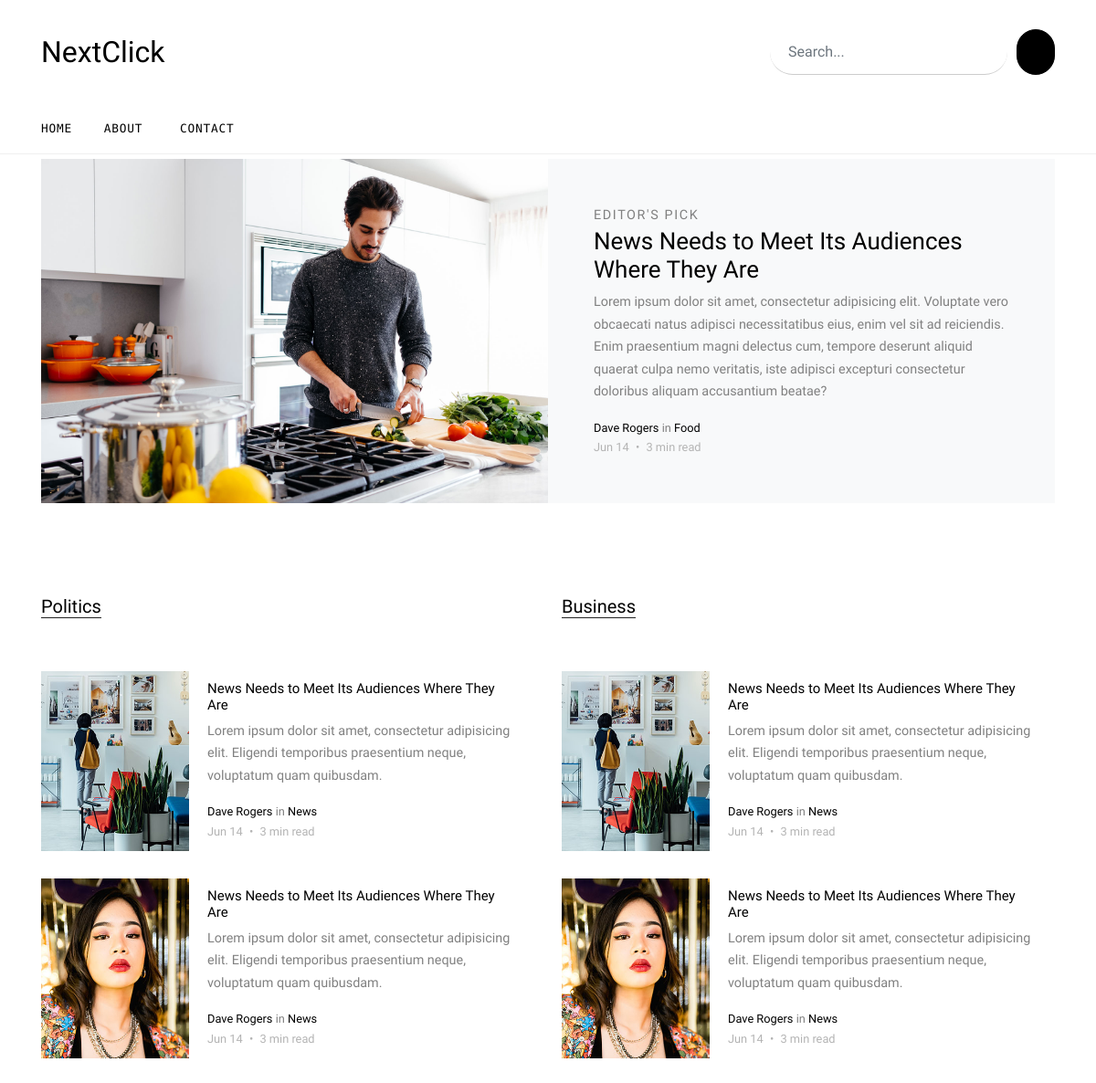
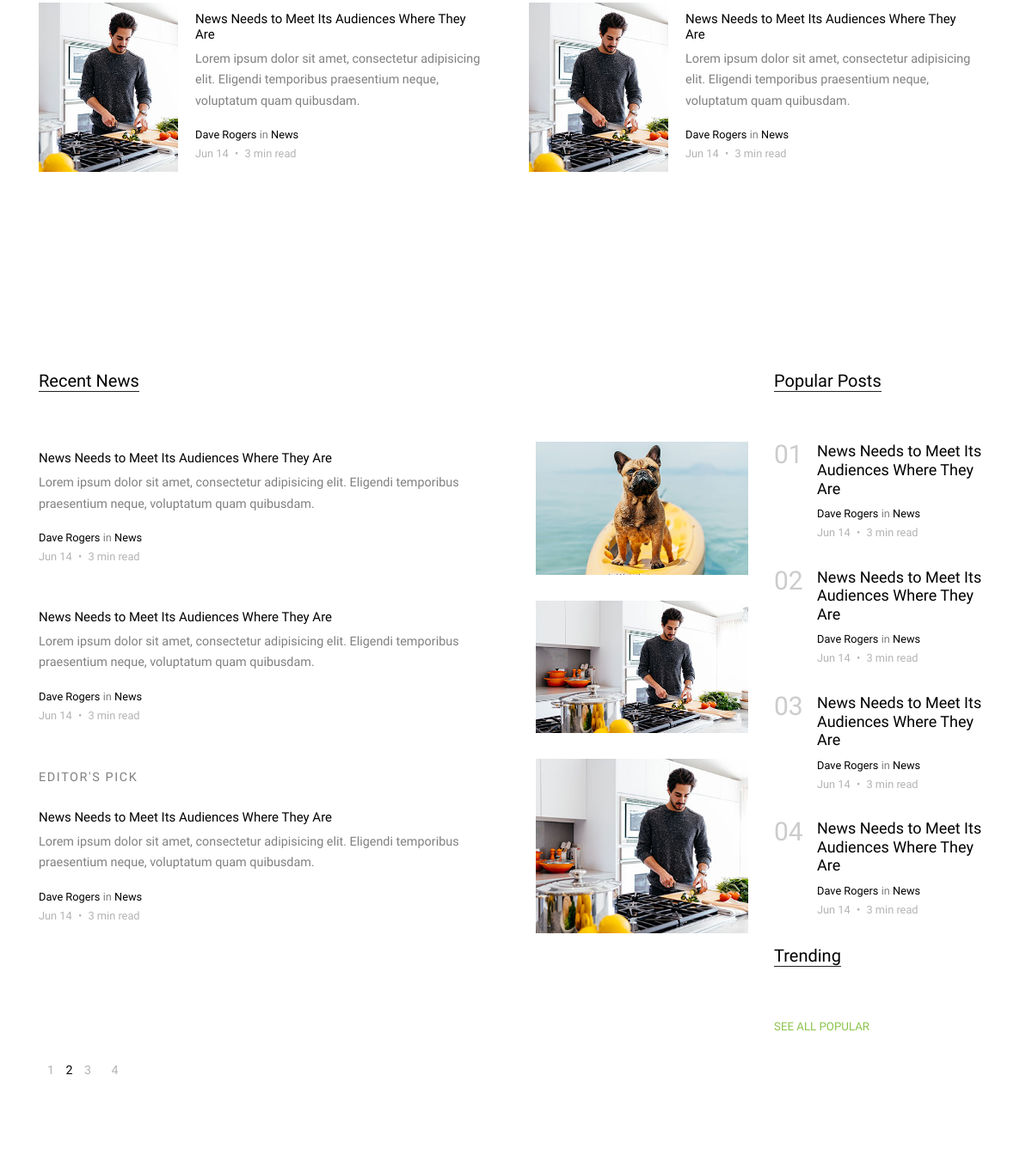
/ (upper part), run on an earlier commit of the app's database (2 pictures, top to bottom).
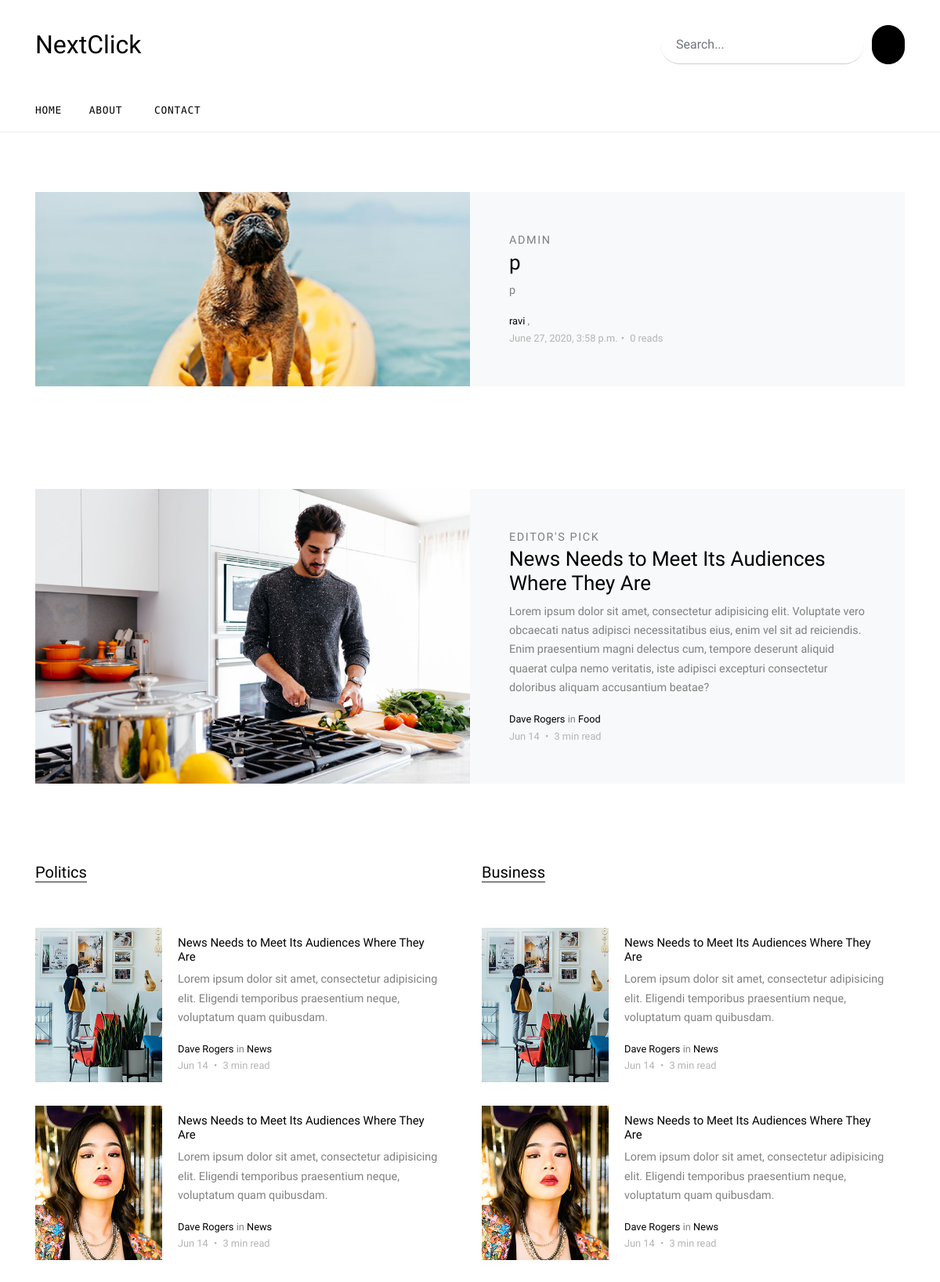
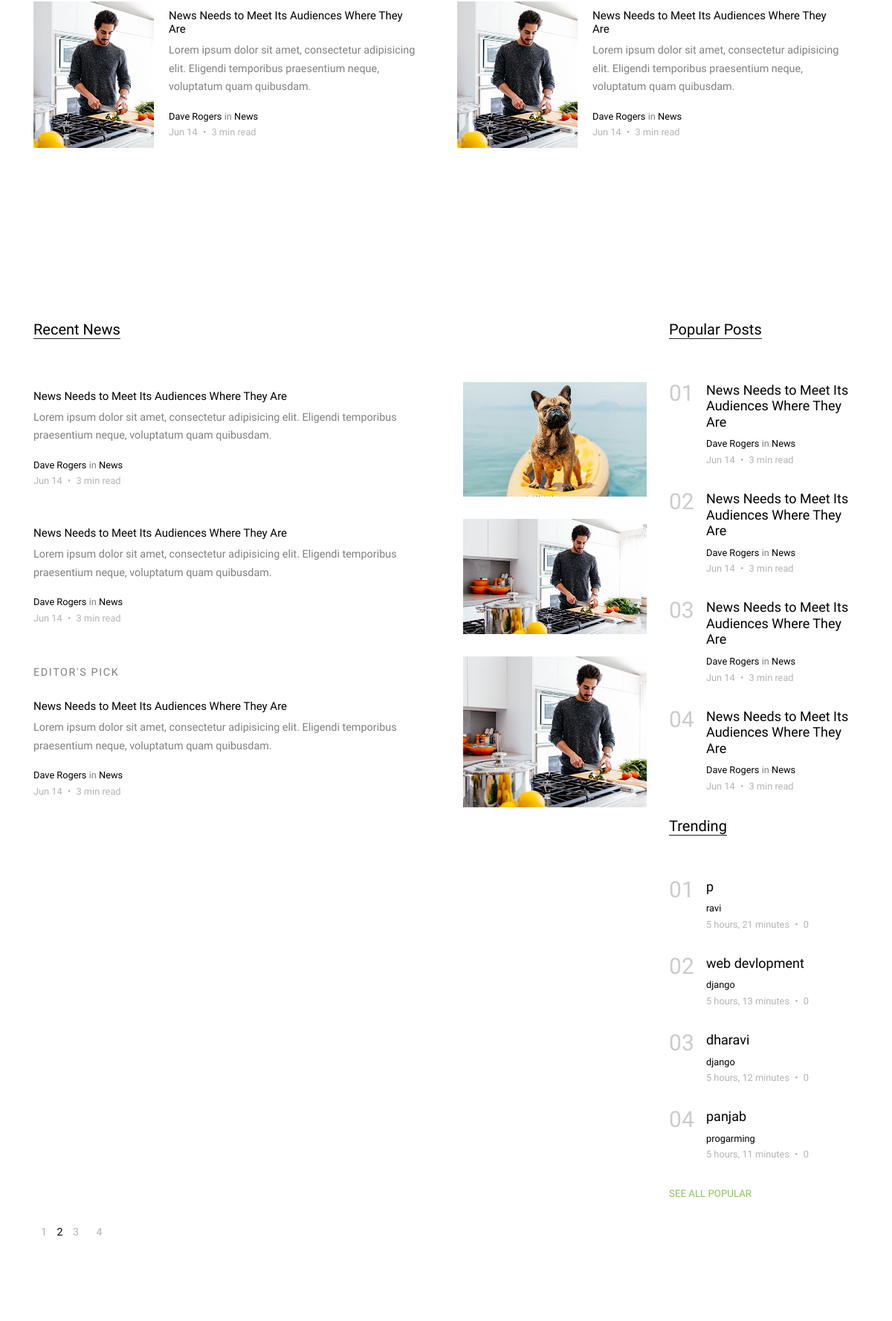
And on a later commit of the database (2 pictures, top to bottom).
### blog/models.py (models this page shows, shortened)
class Post(models.Model):
    author = models.ForeignKey(Author, on_delete=models.CASCADE)
    title = models.CharField(max_length=100)
    overview = models.CharField(max_length=100)
    time_upload = models.DateTimeField(auto_now_add=True)
    thumbnail = models.ImageField(upload_to='thubnails/')
    published = models.BooleanField()
    category = models.ManyToManyField(Category)
    read = models.IntegerField(default=0)
    class Meta:
        ordering = ['-pk']

class Author(models.Model):
    user = models.ForeignKey(User, on_delete=models.CASCADE)
    rate = models.IntegerField(default=0)

class Category(models.Model):
    title = models.CharField(max_length=20)
    def __str__(self):
        return self.title

### blog/views.py (the view)
# urls.py: path('', views.index, name='home'),
def index(request):
    week_ago = datetime.date.today() - datetime.timedelta(days=7)
    trends = Post.objects.filter(time_upload__gte=week_ago).order_by('-read')
    parms = {
        'posts': Post.objects.filter(published=True),
        'trends': trends[:4],
    }
    return render(request, 'index.html', parms)

### templates/index.html (shortened to what this page needs)
{% extends 'base.html' %}
{% load static %}
{% block body %}
<div class="site-section py-0">
    <div class="owl-carousel hero-slide owl-style">
        {% for post in posts %}
        <div class="site-section">
            <div class="container">
                <div class="half-post-entry d-block d-lg-flex bg-light">
                    <div class="img-bg" style="background-image: url({{ post.thumbnail.url }})"></div>
                    <div class="contents">
                        <span class="caption">{{ post.author.user.username }}</span>
                        <h2><a href="blog-single.html">{{ post.title }}</a></h2>
                        <p class="mb-3">{{ post.overview }}</p>
                        <div class="post-meta">
                            <span class="d-block">
                                {% for cat in post.category.all %}
                                    <a href="">{{ cat }}</a> ,
                                {% endfor %}
                            </span>
                            <span class="date-read">{{ post.time_upload}}<span class="mx-1">&bullet;
                            </span> {{ post.read }} reads </span>
                        </div>
                    </div>
                </div>
            </div>
        </div>
        {% endfor %}
    </div>
</div>
    <div class="py-0">
      <div class="container">
        <div class="half-post-entry d-block d-lg-flex bg-light">
          <div class="img-bg" style="background-image: url('images/big_img_1.jpg')"></div>
          <div class="contents">
            <span class="caption">Editor's Pick</span>
            <h2><a href="blog-single.html">News Needs to Meet Its Audiences Where They Are</a></h2>
            <p class="mb-3">Lorem ipsum dolor sit amet, consectetur adipisicing elit. Voluptate vero obcaecati natus adipisci necessitatibus eius, enim vel sit ad reiciendis. Enim praesentium magni delectus cum, tempore deserunt aliquid quaerat culpa nemo veritatis, iste adipisci excepturi consectetur doloribus aliquam accusantium beatae?</p>
            <div class="post-meta">
              <span class="d-block"><a href="#">Dave Rogers</a> in <a href="#">Food</a></span>
              <span class="date-read">Jun 14 <span class="mx-1">&bullet;</span> 3 min read </span>
            </div>
          </div>
        </div>
      </div>
    </div>
    <div class="site-section">
      <div class="container">
        <div class="row">
          <div class="col-lg-6">
            <div class="section-title">
              <h2>Politics</h2>
            </div>
            <div class="post-entry-2 d-flex">
              <div class="thumbnail" style="background-image: url('images/img_v_1.jpg')"></div>
              <div class="contents">
                <h2><a href="blog-single.html">News Needs to Meet Its Audiences Where They Are</a></h2>
                <p class="mb-3">Lorem ipsum dolor sit amet, consectetur adipisicing elit. Eligendi temporibus praesentium neque, voluptatum quam quibusdam.</p>
                <div class="post-meta">
                  <span class="d-block"><a href="#">Dave Rogers</a> in <a href="#">News</a></span>
                  <span class="date-read">Jun 14 <span class="mx-1">&bullet;</span> 3 min read </span>
                </div>
              </div>
            </div>
            <div class="post-entry-2 d-flex">
              <div class="thumbnail" style="background-image: url('images/img_v_2.jpg')"></div>
              <div class="contents">
                <h2><a href="blog-single.html">News Needs to Meet Its Audiences Where They Are</a></h2>
                <p class="mb-3">Lorem ipsum dolor sit amet, consectetur adipisicing elit. Eligendi temporibus praesentium neque, voluptatum quam quibusdam.</p>
                <div class="post-meta">
                  <span class="d-block"><a href="#">Dave Rogers</a> in <a href="#">News</a></span>
                  <span class="date-read">Jun 14 <span class="mx-1">&bullet;</span> 3 min read </span>
                </div>
              </div>
            </div>
            <div class="post-entry-2 d-flex">
              <div class="thumbnail" style="background-image: url('images/img_v_3.jpg')"></div>
              <div class="contents">
                <h2><a href="blog-single.html">News Needs to Meet Its Audiences Where They Are</a></h2>
                <p class="mb-3">Lorem ipsum dolor sit amet, consectetur adipisicing elit. Eligendi temporibus praesentium neque, voluptatum quam quibusdam.</p>
                <div class="post-meta">
                  <span class="d-block"><a href="#">Dave Rogers</a> in <a href="#">News</a></span>
                  <span class="date-read">Jun 14 <span class="mx-1">&bullet;</span> 3 min read </span>
                </div>
              </div>
            </div>
          </div>
          <div class="col-lg-6">
            <div class="section-title">
              <h2>Business</h2>
            </div>
            <div class="post-entry-2 d-flex">
              <div class="thumbnail" style="background-image: url('images/img_v_1.jpg')"></div>
              <div class="contents">
                <h2><a href="blog-single.html">News Needs to Meet Its Audiences Where They Are</a></h2>
                <p class="mb-3">Lorem ipsum dolor sit amet, consectetur adipisicing elit. Eligendi temporibus praesentium neque, voluptatum quam quibusdam.</p>
                <div class="post-meta">
                  <span class="d-block"><a href="#">Dave Rogers</a> in <a href="#">News</a></span>
                  <span class="date-read">Jun 14 <span class="mx-1">&bullet;</span> 3 min read </span>
                </div>
              </div>
            </div>
            <div class="post-entry-2 d-flex">
              <div class="thumbnail" style="background-image: url('images/img_v_2.jpg')"></div>
              <div class="contents">
                <h2><a href="blog-single.html">News Needs to Meet Its Audiences Where They Are</a></h2>
                <p class="mb-3">Lorem ipsum dolor sit amet, consectetur adipisicing elit. Eligendi temporibus praesentium neque, voluptatum quam quibusdam.</p>
                <div class="post-meta">
                  <span class="d-block"><a href="#">Dave Rogers</a> in <a href="#">News</a></span>
                  <span class="date-read">Jun 14 <span class="mx-1">&bullet;</span> 3 min read </span>
                </div>
              </div>
            </div>
            <div class="post-entry-2 d-flex">
              <div class="thumbnail" style="background-image: url('images/img_v_3.jpg')"></div>
              <div class="contents">
                <h2><a href="blog-single.html">News Needs to Meet Its Audiences Where They Are</a></h2>
                <p class="mb-3">Lorem ipsum dolor sit amet, consectetur adipisicing elit. Eligendi temporibus praesentium neque, voluptatum quam quibusdam.</p>
                <div class="post-meta">
                  <span class="d-block"><a href="#">Dave Rogers</a> in <a href="#">News</a></span>
                  <span class="date-read">Jun 14 <span class="mx-1">&bullet;</span> 3 min read </span>
                </div>
              </div>
            </div>
          </div>
        </div>
      </div>
    </div>
    <div class="site-section">
      <div class="container">
        <div class="row">
          <div class="col-lg-9">
            <div class="section-title">
              <h2>Recent News</h2>
            </div>
            <div class="post-entry-2 d-flex">
              <div class="thumbnail order-md-2" style="background-image: url('images/img_h_4.jpg')"></div>
              <div class="contents order-md-1 pl-0">
                <h2><a href="blog-single.html">News Needs to Meet Its Audiences Where They Are</a></h2>
                <p class="mb-3">Lorem ipsum dolor sit amet, consectetur adipisicing elit. Eligendi temporibus praesentium neque, voluptatum quam quibusdam.</p>
                <div class="post-meta">
                  <span class="d-block"><a href="#">Dave Rogers</a> in <a href="#">News</a></span>
                  <span class="date-read">Jun 14 <span class="mx-1">&bullet;</span> 3 min read </span>
                </div>
              </div>
            </div>
            <div class="post-entry-2 d-flex">
              <div class="thumbnail order-md-2" style="background-image: url('images/img_h_3.jpg')"></div>
              <div class="contents order-md-1 pl-0">
                <h2><a href="blog-single.html">News Needs to Meet Its Audiences Where They Are</a></h2>
                <p class="mb-3">Lorem ipsum dolor sit amet, consectetur adipisicing elit. Eligendi temporibus praesentium neque, voluptatum quam quibusdam.</p>
                <div class="post-meta">
                  <span class="d-block"><a href="#">Dave Rogers</a> in <a href="#">News</a></span>
                  <span class="date-read">Jun 14 <span class="mx-1">&bullet;</span> 3 min read </span>
                </div>
              </div>
            </div>
            <div class="post-entry-2 d-flex">
              <div class="thumbnail order-md-2" style="background-image: url('images/img_h_3.jpg')"></div>
              <div class="contents order-md-1 pl-0">
                <span class="caption mb-4 d-block">Editor's Pick</span>
                <h2><a href="blog-single.html">News Needs to Meet Its Audiences Where They Are</a></h2>
                <p class="mb-3">Lorem ipsum dolor sit amet, consectetur adipisicing elit. Eligendi temporibus praesentium neque, voluptatum quam quibusdam.</p>
                <div class="post-meta">
                  <span class="d-block"><a href="#">Dave Rogers</a> in <a href="#">News</a></span>
                  <span class="date-read">Jun 14 <span class="mx-1">&bullet;</span> 3 min read </span>
                </div>
              </div>
            </div>
          </div>
          <div class="col-lg-3">
            <div class="section-title">
              <h2>Popular Posts</h2>
            </div>
            <div class="trend-entry d-flex">
              <div class="number align-self-start">01</div>
              <div class="trend-contents">
                <h2><a href="blog-single.html">News Needs to Meet Its Audiences Where They Are</a></h2>
                <div class="post-meta">
                  <span class="d-block"><a href="#">Dave Rogers</a> in <a href="#">News</a></span>
                  <span class="date-read">Jun 14 <span class="mx-1">&bullet;</span> 3 min read </span>
                </div>
              </div>
            </div>
            <div class="trend-entry d-flex">
              <div class="number align-self-start">02</div>
              <div class="trend-contents">
                <h2><a href="blog-single.html">News Needs to Meet Its Audiences Where They Are</a></h2>
                <div class="post-meta">
                  <span class="d-block"><a href="#">Dave Rogers</a> in <a href="#">News</a></span>
                  <span class="date-read">Jun 14 <span class="mx-1">&bullet;</span> 3 min read </span>
                </div>
              </div>
            </div>
            <div class="trend-entry d-flex">
              <div class="number align-self-start">03</div>
              <div class="trend-contents">
                <h2><a href="blog-single.html">News Needs to Meet Its Audiences Where They Are</a></h2>
                <div class="post-meta">
                  <span class="d-block"><a href="#">Dave Rogers</a> in <a href="#">News</a></span>
                  <span class="date-read">Jun 14 <span class="mx-1">&bullet;</span> 3 min read </span>
                </div>
              </div>
            </div>
            <div class="trend-entry d-flex pl-0">
              <div class="number align-self-start">04</div>
              <div class="trend-contents">
                <h2><a href="blog-single.html">News Needs to Meet Its Audiences Where They Are</a></h2>
                <div class="post-meta">
                  <span class="d-block"><a href="#">Dave Rogers</a> in <a href="#">News</a></span>
                  <span class="date-read">Jun 14 <span class="mx-1">&bullet;</span> 3 min read </span>
                </div>
              </div>
            </div>
<div class="section-title">
    <h2>Trending</h2>
</div>
{% for trend in trends %}
<div class="trend-entry d-flex">
  <div class="number align-self-start">0{{ forloop.counter }}</div>
  <div class="trend-contents">
      <h2><a href="blog-single.html">{{ trend.title}}</a></h2>
      <div class="post-meta">
          <span class="d-block">
              {% for cat in trend.category.all %}
                  <a href="">{{ cat.title }}</a>
              {% endfor %}
          </span>
          <span class="date-read">{{ trend.time_upload | timesince}} <span class="mx-1">&bullet;</span>
              {{ trend.read}} </span>
      </div>
  </div>
</div>
{% endfor %}
            <p>
              <a href="#" class="more">See All Popular </a>
            </p>
          </div>
        </div>
        <div class="row">
          <div class="col-lg-6">
            <ul class="custom-pagination list-unstyled">
              <li><a href="#">1</a></li>
              <li class="active">2</li>
              <li><a href="#">3</a></li>
              <li><a href="#">4</a></li>
            </ul>
          </div>
        </div>
      </div>
    </div>
{% endblock %}

What changed in the data, as far as the page shows it:
added Post: thumbnail (picture), author.user.username "ADMIN", title "p", overview "p", time_upload "June 27, 2020, 3:58 p.m.", read "0", time_upload "5 hours, 21 minutes"
added Category: title "ravi"
added Post: title "web devlopment", time_upload "5 hours, 13 minutes", read "0", shown under "Trending"
added Category: title "django"
added Post: title "dharavi", time_upload "5 hours, 12 minutes", read "0", shown under "Trending"
added Post: title "panjab", time_upload "5 hours, 11 minutes", read "0", shown under "Trending"
added Category: title "progarming", shown under "panjab"
